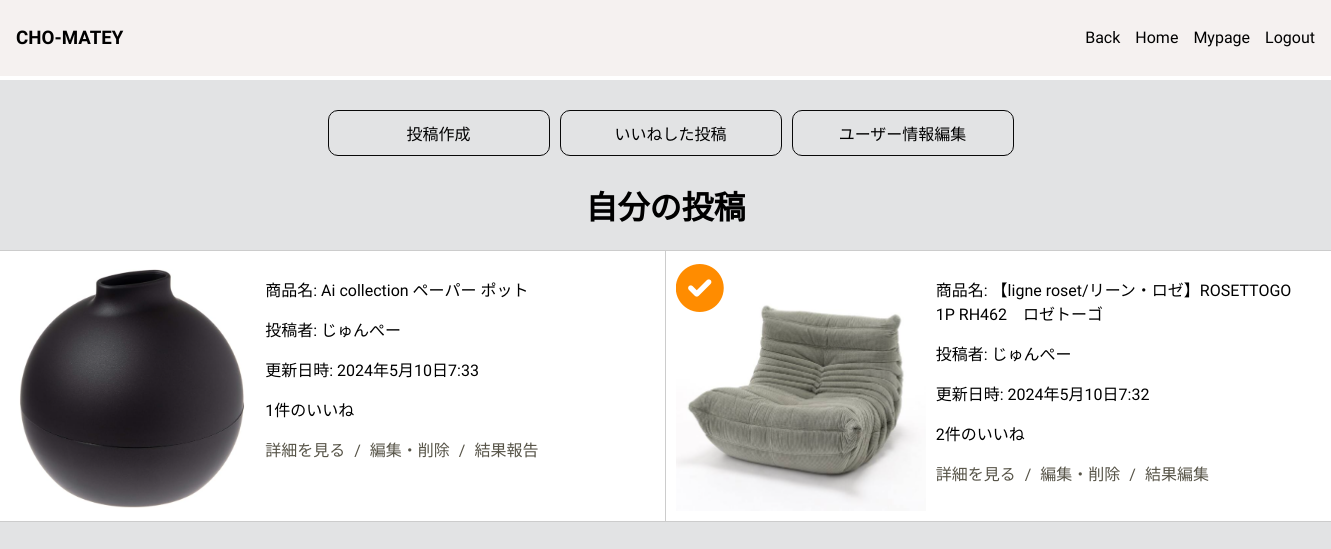
The app's page /cho-matey/mypage/ (signed in) with its own data.
### choapp/models.py (models this page shows, shortened)
class BaseModel(models.Model):
     created_at = models.DateTimeField(auto_now_add=True)
     updated_at = models.DateTimeField(auto_now=True)
     class Meta:
         abstract = True

class Posts(BaseModel):
    user = models.ForeignKey(Users, on_delete=models.CASCADE)
    product = models.ForeignKey(Products, on_delete=models.CASCADE)
    purchase_place = models.CharField(max_length=200)
    price = models.IntegerField(null=True,blank=True)
    image =  models.ImageField(upload_to='images/',default='')
    purchase_reason = models.TextField()
    class Meta:
        db_table = 'posts'

class Products(BaseModel):
    category = models.ForeignKey(Product_Categories, on_delete=models.CASCADE)
    product_name = models.CharField(max_length=256)
    jan_code = models.CharField(max_length=13, null=True)
    asin_code= models.CharField(max_length=10, null=True)
    class Meta:
        db_table = 'products'

class Users(AbstractBaseUser, BaseModel):
    username = models.CharField(max_length=64,unique=True)
    objects = UserManager()
    USERNAME_FIELD = 'username'
    REQUIRED_FIELDS = []
    is_admin = models.BooleanField(default=False)
    class Meta:
        db_table = 'users'

### choapp/views.py (the view)
# urls.py: path('cho-matey/mypage/', views.mypage, name='mypage'),
@login_required
def mypage(request):
      user = request.user
      if user.is_authenticated:
        own_posts = Posts.objects.filter(user=user).order_by('-updated_at')
        posts_with_likes = enrich_post_with_likes_and_results(own_posts, request.user)
        context = {'posts_with_likes': posts_with_likes}
      return render(request, 'mypage.html', context)

### choapp/views.py (called while the page is built)
def enrich_post_with_likes_and_results(posts, user):
    posts_with_likes = []
    for post in posts:
        liked_count = Liked_Posts.objects.filter(post=post).count()
        result = Results.objects.filter(post=post).first()
        has_result = result is not None
        liked = Liked_Posts.objects.filter(post=post, user=user).exists()
        posts_with_likes.append({
            'post': post,
            'liked_count': liked_count,
            'liked': liked,
            'result': result,
            'has_result': has_result,
        })
    return posts_with_likes

### templates/mypage.html (shortened to what this page needs)
{% extends 'base.html' %}
{% block content %}
    <div class="link">
        <div class="link-item"><a href="{% url 'create_post' %}">投稿作成</a></div>
        <div class="link-item"><a href="{% url 'liked_posts_view' %}">いいねした投稿</a></div>
        <div class="link-item"><a href="{% url 'edit_profile' %}">ユーザー情報編集</a></div>
    </div>
        <h1>自分の投稿</h1>
        {% include 'post_list.html' with posts_with_likes=posts_with_likes show_edit_links=True %}
{% endblock %}

### templates/post_list.html
<div class="post-list">
    {% for item in posts_with_likes %}
            <div class="post">
                <div class="image-container">
                    <img src="{{ item.post.image.url }}" alt="商品画像" class="img-fluid">
                    {% if item.has_result %}
                        <span class="result-icon"><i class="fas fa-check-circle"></i></span>
                    {% endif %}
                </div>
                <div class="post-info">
                    <p class="product_name">商品名: {{ item.post.product.product_name }}</p>
                    <p>投稿者: {{ item.post.user.username }}</p>
                    <p>更新日時: {{ item.post.updated_at }}</p>
                    <p>{{ item.liked_count }}件のいいね</p>
                        <a href="{% url 'post_detail' item.post.id %}">詳細を見る</a>
                        {% if show_edit_links %}
                            <a href="{% url 'edit_delete_post' item.post.id %}">編集・削除</a>
                            {% if item.result %}
                                <a href="{% url 'edit_result' item.post.id item.result.id %}">結果編集</a>
                            {% else %}
                                <a href="{% url 'report_result' item.post.id %}">結果報告</a>
                            {% endif %}
                        {% endif %}
                </div>
            </div>
        {% empty %}
            <p class="post-none">投稿はありません。</p>
        {% endfor %}
</div>

### static/css/style.css (style rules this page uses)
body { background-color:rgb(226, 227, 228); margin: 0; padding: 0; }
h1 { text-align: center; }
.post-list { display: grid; place-items: center; grid-template-columns: repeat(2,minmax(650px,1fr)); grid-gap: 10px; max-width: 1400px; margin: 0 auto; }
.post { background-color: white; border: 1px solid #ccc; display: flex; padding: 10px; width: 650px; }
.image-container { position: relative; margin-right: 10px; width: 250px; height: 250px; }
.image-container img { width: 100%; height: 100%; object-fit: cover; }
.result-icon { position: absolute; overflow: hidden; top: 0; left: 0; color: rgb(255, 140, 0); font-size: 3em; z-index: 3; }
.post-info { flex-grow: 1; }
.product_name { max-width: 370px; word-wrap: break-word; }
.post-info a { color: rgb(86, 83, 71); text-decoration: none; transition: color 0.3s; }
.post-info a::after { content: " /"; padding: 0 5px; color: rgb(86, 83, 71); pointer-events: none; }
.post-info a:last-child::after { content: ""; }
.link { padding-top: 20px; display: flex; align-items: center; justify-content: center; }
.link-item a { text-decoration: none; color: black; display: block; border: 1px solid #080808; border-radius: 10px; padding: 10px; margin-top: 10px; margin-bottom: 5px; margin-left: 10px; text-align: center; transition: background-color 0.3s, color 0.3s, border-color 0.3s; width:200px }
img { width: 500px; height: auto; }

### templates/base.html (style rules this page uses)
body { font-family: 'Quicksand', sans-serif; }

### records on screen
Posts: post.image (picture), post.product.product_name "Ai collection ペーパー ポット", post.user.username "じゅんぺー", post.updated_at "2024年5月10日7:33", liked_count "1", shows "結果報告"
Posts: post.image (picture), post.product.product_name "【ligne roset/リーン・ロゼ】ROSETTOGO 1P RH462 ロゼトーゴ", post.user.username "じゅんぺー", post.updated_at "2024年5月10日7:32", liked_count "2", shows "結果編集"
